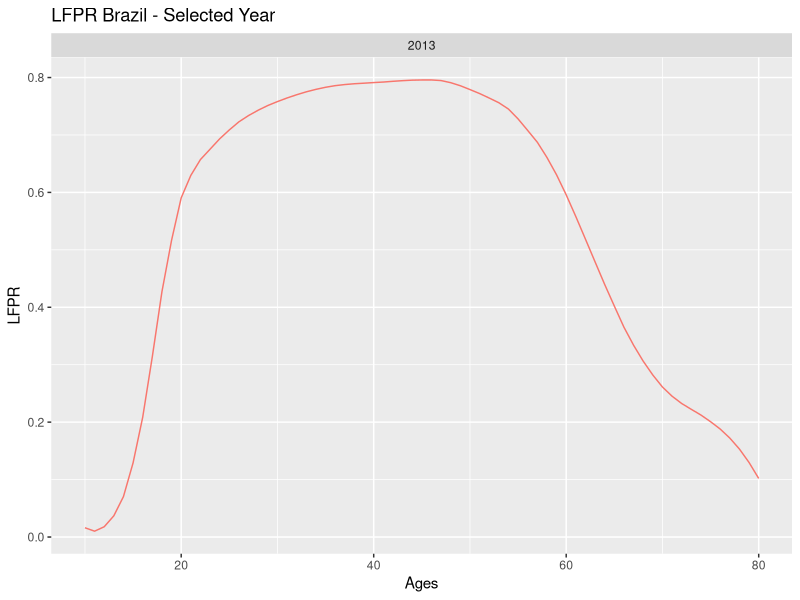

Source code (R):
# Model Validation

# Forecasting LFPR using the Lee-Carter Method
# Original R code by Bernardo Queiroz

# Function to estimate the parameters of the model
leecarter <- function(lfpr){
	log.lfpr <- log(lfpr)
	ax <- apply(log.lfpr, 2, mean)
	swept.lfpr <- sweep(log.lfpr, 2, ax)
	svd.lfpr <- svd(swept.lfpr)
	bx <- svd.lfpr$v[ , 1]/sum(svd.lfpr$v[ , 1])
	kt <- svd.lfpr$d[1]*svd.lfpr$u[ , 1]*sum(svd.lfpr$v[ , 1])
	result <- list(ax = ax, bx = bx, kt = kt)
	return(result)
}

# Importing file and making sure it is the required format ages x years, the file is called interpolated_rates
# The Interpolated rates for the Years 1980, 1991, 1994, 2000, and 2010 were done in Excel
# The file interpolated_rates.csv is a file with LFPR for all years.
# Years are columns and Ages are Rows
# I believe it can be easily done with R, feel free to try.
setwd("~/Documents/Monografia/Labor Rates/")
data <- read.csv("interpolated_rates.csv", header = F)
data <- data[ , -1]
validation <- data[ , 1:22]
years <- seq(1980, 2001)
ages <- seq(10, 80)
f.years <- seq(2002, 2013)

# Only transpose if the data is in the format years x ages
lfpr <- t(data)

# Fitting the Lee-Carter model
model <- leecarter(lfpr)

# Data Frame with the parameters
parameters <- data.frame(model$ax, model$bx)
kt <- model$kt

# Preparing kt for forecasting
kt.diff <- diff(kt)
summary.kt <- summary(lm(kt.diff ~ 1))
kt.drift <- summary.kt$coefficients[1,1]
sec <- summary.kt$coefficients[1,2]
see <- summary.kt$sigma

# Actually forecasting kt
h <- seq(0, 11)
kt.stderr <- ( (h*see^2) + (h*sec)^2 )^.5
kt.forecast <- tail(kt, 1) + (h * kt.drift)
kt.lo.forecast <- kt.forecast - (1.96*kt.stderr)
kt.hi.forecast <- kt.forecast + (1.96*kt.stderr)

f.lfpr <- matrix(nrow = length(kt.forecast), ncol = length(ages))
for (i in 1:length(kt.forecast)){
	f.lfpr[i, ] <- exp((model$bx * kt.forecast[i]) + model$ax)
}

f.lfpr <- t(f.lfpr)
f.lfpr <- as.data.frame(f.lfpr)

# Preparing Plot
library(reshape2)
library(ggplot2)

colnames(data) <- years
colnames(f.lfpr) <- f.years

row.names(data) <- ages
row.names(f.lfpr) <- ages

m.data <- melt(data, value.name = "LFPR", variable.name = "Year")
mf.lfpr <- melt(f.lfpr, value.name = "LFPR", variable.name = "Year")

plot.data <- rbind(m.data, mf.lfpr)
plot.data$age <- rep(seq(10, 80), each = 1, times = 46)

plot.data.validation <- subset(plot.data, Year %in% c(2013))

qplot(data = plot.data.validation, x = age, y = LFPR, colour = factor(Year), geom = "line", 
      main = "LFPR Brazil - Selected Year", xlab = "Ages") + facet_wrap(~Year) + theme(legend.position = "none")
